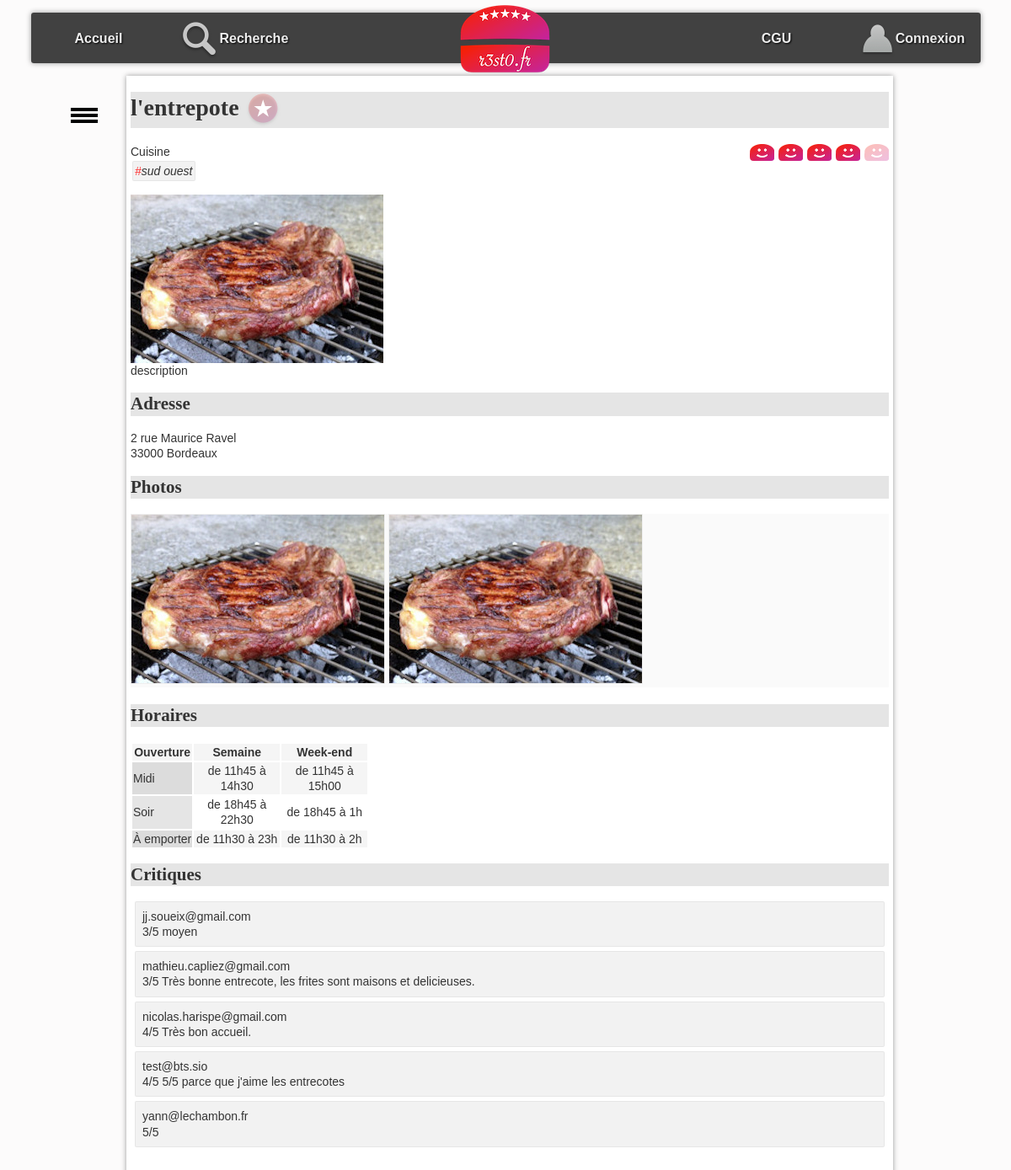
Page /?action=detail&idR=1 on the committed database.
### tables this page shows
CREATE TABLE `resto` (
  `idR` bigint(20) NOT NULL,
  `nomR` varchar(255) DEFAULT NULL,
  `numAdrR` varchar(20) DEFAULT NULL,
  `voieAdrR` varchar(255) DEFAULT NULL,
  `cpR` char(5) DEFAULT NULL,
  `villeR` varchar(255) DEFAULT NULL,
  `latitudeDegR` float DEFAULT NULL,
  `longitudeDegR` float DEFAULT NULL,
  `descR` text,
  `horairesR` text
);

CREATE TABLE `typeCuisine` (
  `idTC` bigint(20) NOT NULL,
  `libelleTC` varchar(255) DEFAULT NULL
);

CREATE TABLE `photo` (
  `idP` bigint(20) NOT NULL,
  `cheminP` varchar(255) DEFAULT NULL,
  `idR` bigint(20) DEFAULT NULL
);

CREATE TABLE `critiquer` (
  `idR` bigint(20) NOT NULL,
  `mailU` varchar(150) NOT NULL,
  `note` int(11) DEFAULT NULL,
  `commentaire` varchar(4096) DEFAULT NULL
);

### controleur/detailResto.php (called while the page is built, shortened)
<?php
include_once "$racine/modele/bd.resto.inc.php";
include_once "$racine/modele/bd.typecuisine.inc.php";
include_once "$racine/modele/bd.photo.inc.php";
include_once "$racine/modele/bd.critiquer.inc.php";
include_once "$racine/modele/bd.aimer.inc.php";
$idR = $_GET["idR"];
$unResto = getRestoByIdR($idR);
$lesTypesCuisine = getTypesCuisineByIdR($idR);
$lesPhotos = getPhotosByIdR($idR);
$noteMoy = round(getNoteMoyenneByIdR($idR), 0);
$mailU = getMailULoggedOn();
$aimer = getAimerById($mailU, $idR);
$critiques = getCritiquerByIdR($idR);
include "$racine/vue/entete.html.php";
include "$racine/vue/vueDetailResto.php";
include "$racine/vue/pied.html.php";
?>

### index.php (called while the page is built, shortened)
<?php
include "getRacine.php";
if (isset($_GET["action"])){
    $action = $_GET["action"];
}
else{
    $action = "defaut";
}
$fichier = controleurPrincipal($action);
include "$racine/controleur/$fichier";
?>

### modele/bd.resto.inc.php (called while the page is built, shortened)
<?php
function getRestoByIdR($idR) {
    try {
        $cnx = connexionPDO();
        $req = $cnx->prepare("select * from resto where idR=:idR");
        $req->bindValue(':idR', $idR, PDO::PARAM_INT);
        $req->execute();
        $resultat = $req->fetch(PDO::FETCH_ASSOC);
    } catch (PDOException $e) {
        print "Erreur !: " . $e->getMessage();
        die();
    }
    return $resultat;
}
?>

### modele/bd.aimer.inc.php (called while the page is built, shortened)
<?php
function getAimerById($mailU, $idR){
    try {
        $cnx = connexionPDO();
        $req = $cnx->prepare("select * from aimer where mailU=:mailU and  idR=:idR");
        $req->bindValue(':idR', $idR, PDO::PARAM_INT);
        $req->bindValue(':mailU', $mailU, PDO::PARAM_STR);
        $req->execute();
        $resultat = $req->fetch(PDO::FETCH_ASSOC);
    } catch (PDOException $e) {
        print "Erreur !: " . $e->getMessage();
        die();
    }
    return $resultat;
}
?>

### modele/bd.critiquer.inc.php (called while the page is built, shortened)
<?php
function getCritiquerByIdR($idR) {
    $resultat = array();
    try {
        $cnx = connexionPDO();
        $req = $cnx->prepare("select * from critiquer where idR=:idR");
        $req->bindValue(':idR', $idR, PDO::PARAM_INT);
        $req->execute();
        $ligne = $req->fetch(PDO::FETCH_ASSOC);
        while ($ligne) {
            $resultat[] = $ligne;
            $ligne = $req->fetch(PDO::FETCH_ASSOC);
        }
    } catch (PDOException $e) {
        print "Erreur !: " . $e->getMessage();
        die();
    }
    return $resultat;
}
function getNoteMoyenneByIdR($idR) {
    $resultat = array();
    try {
        $cnx = connexionPDO();
        $req = $cnx->prepare("select avg(note) from critiquer where idR=:idR");
        $req->bindValue(':idR', $idR, PDO::PARAM_INT);
        $req->execute();
        $resultat = $req->fetch(PDO::FETCH_ASSOC);
    } catch (PDOException $e) {
        print "Erreur !: " . $e->getMessage();
        die();
    }
    if ($req->rowCount()>0){
        return $resultat["avg(note)"];
    }
    else{
        return 0;
    }
}
?>

### modele/bd.typecuisine.inc.php (called while the page is built, shortened)
<?php
function getTypesCuisineByIdR($idR){
    $resultat = array();
    try {
        $cnx = connexionPDO();
        $req = $cnx->prepare("select typeCuisine.* from typeCuisine,proposer where typeCuisine.idTC = proposer.idTC and proposer.idR = :idR");
        $req->bindValue(':idR', $idR, PDO::PARAM_INT);
        $req->execute();
        while ($ligne = $req->fetch(PDO::FETCH_ASSOC)) {
            $resultat[] = $ligne;
        }
    } catch (PDOException $e) {
        print "Erreur !: " . $e->getMessage();
        die();
    }
    return $resultat;
}
?>

### modele/bd.photo.inc.php (called while the page is built, shortened)
<?php
function getPhotosByIdR($idR) {
    $resultat = array();
    try {
        $cnx = connexionPDO();
        $req = $cnx->prepare("select * from photo where idR=:idR");
        $req->bindValue(':idR', $idR, PDO::PARAM_INT);
        $req->execute();
        $resultat = $req->fetchAll(PDO::FETCH_ASSOC);
    } catch (PDOException $e) {
        print "Erreur !: " . $e->getMessage();
        die();
    }
    return $resultat;
}
?>

### vue/vueDetailResto.php (the view, shortened to what this page needs)
<h1><?= $unResto['nomR']; ?>
    <?php if ($aimer != false) { ?>
        <a href="./?action=aimer&idR=<?= $unResto['idR']; ?>" ><img class="aimer" src="images/aime.png" alt="j'aime ce restaurant"></a>
    <?php } else { ?>
        <a href="./?action=aimer&idR=<?= $unResto['idR']; ?>" ><img class="aimer" src="images/aimepas.png" alt="je n'aime pas encore ce restaurant"></a>
    <?php } ?>
</h1>
<span id="note">
    <?php for ($i = 1; $i <= 5; $i++) { ?>
        <a class="aimer" href="./?action=noter&note=<?= $i ?>&idR=<?= $unResto['idR']; ?>" >
            <?php if ($i <= $noteMoy) { ?>
                <img class="note" src="images/like.png" alt="">
            <?php } else {
                ?>
                <img class="note" src="images/neutre.png" alt="line neutre">
            <?php } ?>
        </a>
    <?php } ?>
</span>
<section>
    Cuisine <br />
    <ul id="tagFood">
        <?php for ($j = 0; $j < count($lesTypesCuisine); $j++) { ?>
            <li class="tag"><span class="tag">#</span><?= $lesTypesCuisine[$j]["libelleTC"] ?></li>
        <?php } ?>
    </ul>
</section>
<p id="principal">
    <?php if (count($lesPhotos) > 0) { ?>
        <img src="photos/<?= $lesPhotos[0]["cheminP"] ?>" alt="photo du restaurant" />
    <?php } ?>
    <br />
    <?= $unResto['descR']; ?>
</p>
<h2 id="adresse">
    Adresse
</h2>
<p>
    <?= $unResto['numAdrR']; ?>
    <?= $unResto['voieAdrR']; ?><br />
    <?= $unResto['cpR']; ?>
    <?= $unResto['villeR']; ?>
</p>
<h2 id="photos">
    Photos
</h2>
<ul id="galerie">
    <?php for ($i = 0; $i < count($lesPhotos); $i++) { ?>
        <li> <img class="galerie" src="photos/<?= $lesPhotos[$i]["cheminP"] ?>" alt="" /></li>
    <?php } ?>
</ul>
<h2 id="horaires">
    Horaires
</h2>
<?= $unResto['horairesR']; ?>
<h2 id="crit">Critiques</h2>
<ul id="critiques">
    <?php for ($i = 0; $i < count($critiques); $i++) { ?>
        <li>
            <span>
                <?= $critiques[$i]["mailU"] ?>
            </span>
            <div>
                <span>
                    <?php
                    if ($critiques[$i]["note"]) {
                        echo $critiques[$i]["note"] . "/5";
                    }
                    ?>
                </span>
                <span><?= $critiques[$i]["commentaire"] ?> </span>
            </div>
        </li>
    <?php } ?>
</ul>

### css/base.css (style rules this page uses)
:root { --largeurPage: 900px; --largeurMenuCont : 200px; --margeCalc: calc((100% - var(--largeurPage)) / 2); --margeMenuHaut : 15px; --hauteurMenuGene:60px; --coulA1:#5A7694; --coulA2:#D7E5ED; --coulB1:#566459; --coulB2:#90974A; --coulC:#CDBCA0; --fondC:#fcfbfb; --padding_cote:5px; }
body { font-family: Arial; color : #333; font-size : 14px; line-height : 1.3; scroll-behavior: smooth; background-color : var(--fondC); }
a.aimer { text-decoration: none; }

### css/cgu.css (style rules this page uses)
h1,h2,h3,h4 { font-family: Futura; background-color : rgba(0,0,0,0.1); }
td.cell { text-align : center; width : 100px; }
td.label { background-color : rgba(0,0,0,0.1); }
tr:nth-child(odd) { background-color : rgb(245,245,245); }

### css/corps.css (style rules this page uses)
#tagFood { display:inline-block; padding-left : 0px; font-style: italic; margin : 0px; }
li.tag { display:inline-block; border:1px solid rgba(0,0,0,0.05); background-color:rgba(0,0,0,0.05); padding:2px; margin:2px; border-radius: 2px; }
span.tag { color:rgb(255,50,50); }
#galerie { margin-top : 0px; margin-bottom : 20px; padding-left : 0px; background-color : rgb(250,250,250); }
#galerie li { display : inline-block; }
img.note { padding-left : 1px; vertical-align : sub; }
img.galerie { border:1px solid rgb(239,239,239); }
#note { float : right; }
img.aimer { vertical-align : middle; }
#critiques { list-style-type : none; padding-left : 0px; }
#critiques>li { border:1px solid rgba(0,0,0,0.05); background-color:rgba(0,0,0,0.05); padding:8px; margin:5px; border-radius: 2px; }

### rows in the picture
resto: nomR "l'entrepote", descR "description", numAdrR "2", voieAdrR "rue Maurice Ravel", cpR "33000", villeR "Bordeaux", horairesR "Ouverture Semaine Week-end Midi de 11h45 à 14h30 de 11h45 à 15h00 Soir de 18h45 à 22h30 de 18h45 à 1h À emporter de 11h30 à 23h de 11h30 à 2h"
typecuisine: libelleTC "sud ouest"
photo: cheminP (picture)
photo: cheminP (picture)
critiquer: mailU "jj.soueix@gmail.com", note "3", commentaire "moyen"
critiquer: mailU "mathieu.capliez@gmail.com", note "3", commentaire "Très bonne entrecote, les frites sont maisons et delicieuses."
critiquer: mailU "nicolas.harispe@gmail.com", note "4", commentaire "Très bon accueil."
critiquer: mailU "test@bts.sio", note "4", commentaire "5/5 parce que j'aime les entrecotes"
critiquer: mailU "yann@lechambon.fr", note "5"
